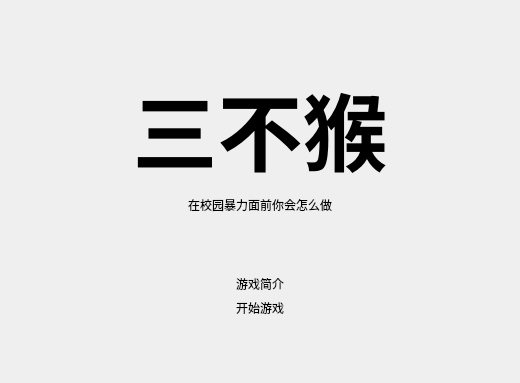
<?xml version="1.0" encoding="UTF-8"?>
<ui version="4.0">
 <class>Form</class>
 <widget class="QWidget" name="Form">
  <property name="geometry">
   <rect>
    <x>0</x>
    <y>0</y>
    <width>520</width>
    <height>383</height>
   </rect>
  </property>
  <property name="windowTitle">
   <string>Form</string>
  </property>
  <layout class="QVBoxLayout" name="verticalLayout">
   <item>
    <spacer name="verticalSpacer_3">
     <property name="orientation">
      <enum>Qt::Vertical</enum>
     </property>
     <property name="sizeHint" stdset="0">
      <size>
       <width>20</width>
       <height>40</height>
      </size>
     </property>
    </spacer>
   </item>
   <item>
    <widget class="QLabel" name="label">
     <property name="font">
      <font>
       <family>STKaiti</family>
       <pointsize>64</pointsize>
       <weight>50</weight>
       <italic>false</italic>
       <bold>false</bold>
      </font>
     </property>
     <property name="styleSheet">
      <string notr="true">font: 64pt &quot;STKaiti&quot;;</string>
     </property>
     <property name="text">
      <string>&lt;html&gt;&lt;head/&gt;&lt;body&gt;&lt;p&gt;&lt;span style=&quot; font-weight:600;&quot;&gt;三不猴&lt;/span&gt;&lt;/p&gt;&lt;/body&gt;&lt;/html&gt;</string>
     </property>
     <property name="alignment">
      <set>Qt::AlignCenter</set>
     </property>
    </widget>
   </item>
   <item>
    <widget class="QLabel" name="label_2">
     <property name="styleSheet">
      <string notr="true">font: 18pt &quot;Weibei SC&quot;;</string>
     </property>
     <property name="text">
      <string>在校园暴力面前你会怎么做</string>
     </property>
     <property name="alignment">
      <set>Qt::AlignCenter</set>
     </property>
    </widget>
   </item>
   <item>
    <spacer name="verticalSpacer_2">
     <property name="orientation">
      <enum>Qt::Vertical</enum>
     </property>
     <property name="sizeHint" stdset="0">
      <size>
       <width>20</width>
       <height>40</height>
      </size>
     </property>
    </spacer>
   </item>
   <item>
    <widget class="QLabel" name="label_3">
     <property name="focusPolicy">
      <enum>Qt::ClickFocus</enum>
     </property>
     <property name="contextMenuPolicy">
      <enum>Qt::ActionsContextMenu</enum>
     </property>
     <property name="styleSheet">
      <string notr="true">font: 24pt &quot;MF LiHei (Noncommercial)&quot;;</string>
     </property>
     <property name="text">
      <string>游戏简介</string>
     </property>
     <property name="alignment">
      <set>Qt::AlignCenter</set>
     </property>
    </widget>
   </item>
   <item>
    <widget class="QLabel" name="label_4">
     <property name="focusPolicy">
      <enum>Qt::ClickFocus</enum>
     </property>
     <property name="contextMenuPolicy">
      <enum>Qt::ActionsContextMenu</enum>
     </property>
     <property name="styleSheet">
      <string notr="true">font: 18pt &quot;MF LiHei (Noncommercial)&quot;;</string>
     </property>
     <property name="text">
      <string>开始游戏</string>
     </property>
     <property name="alignment">
      <set>Qt::AlignCenter</set>
     </property>
    </widget>
   </item>
   <item>
    <spacer name="verticalSpacer">
     <property name="orientation">
      <enum>Qt::Vertical</enum>
     </property>
     <property name="sizeHint" stdset="0">
      <size>
       <width>20</width>
       <height>40</height>
      </size>
     </property>
    </spacer>
   </item>
  </layout>
 </widget>
 <resources/>
 <connections/>
</ui>
